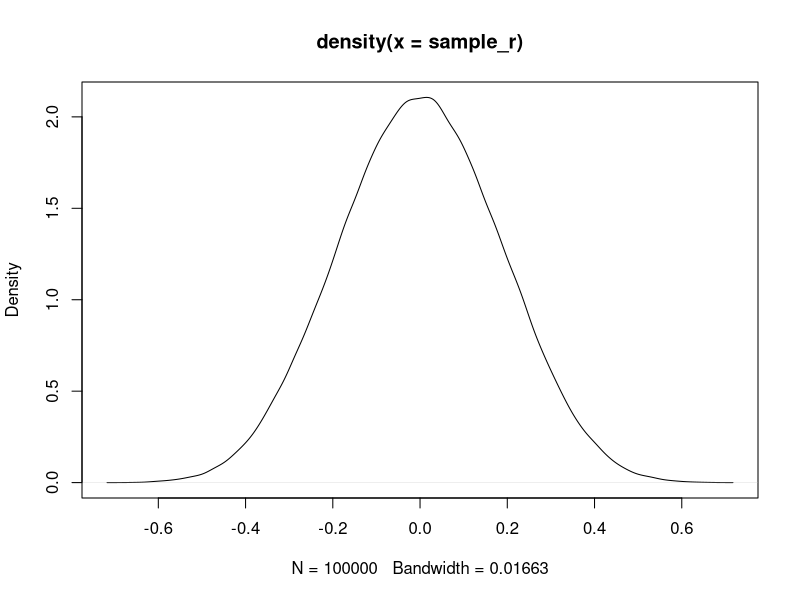

The R script that drew this image:
#Generate two populations
pop1 <- rnorm(100000, 100, 30)
pop2 <- rnorm(100000, 100, 30)


#We wouldn't expect two random samples from these to correlate
#here is proof
# There is no relationship between the populations 
cor.test(pop1,pop2)


#Okay back to the uncorrelated samples
pop1 <- rnorm(100000, 100, 40)
pop2 <- rnorm(100000, 100, 40)

#An empty array
sample_r <- c()

#We will stick to 30 people per sample
for (i in 1:100000) {
  sample1 <- sample(pop1,30)
  sample2 <- sample(pop2,30)
  #Add the correlation coefficient, which we "expect" to be zero
  sample_r[i] <- cor(sample1,sample2)
}

plot(density(sample_r))
#sampling distribution 

#So if we have two samples that are correlated
#We can easily generate populations that do correlate:
pop <- rnorm(30,100,30)
#Add some noise
#Noise strength (play with this)
noise <- 110
pop_cor <- pop + rnorm(length(pop),0,noise)
# You can see how this affects the second population
head(pop)
head(pop_cor)
#The more noise, the less correlation 
cor.test(pop,pop_cor)
actual_r <- cor(pop,pop_cor)

#What is the chance of getting the observed difference
#under our simulation?
P_value = sum(abs(sample_r) >= abs(actual_r)) / 100000
#HOw often did we get a relationship is extreme as the actual correlation 
print(paste0("pvalue is ",P_value))

#As we see, the sampling distribution generates
#The same p-value as the t-test (more or less)
